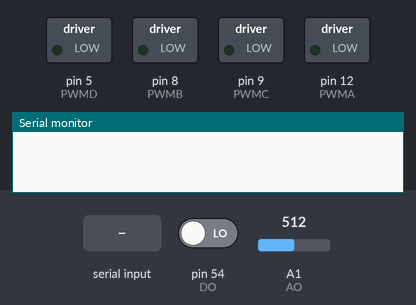
Simulated run of this sketch. Board: Arduino Mega 2560, built with avr-gcc and run on an emulated ATmega2560. On the bench: switched loads named in the sketch (green lamp = pin HIGH), the last lines printed to the serial monitor. Dashed ring = blinking. The inputs (shaded band) are chosen by the test bench; at power-on: pin 54 (DO) LOW, A1 (AO) = 512.

Above: at 2.2 s.
2.3 s: "2\n" received over Serial
At 2.55 s:
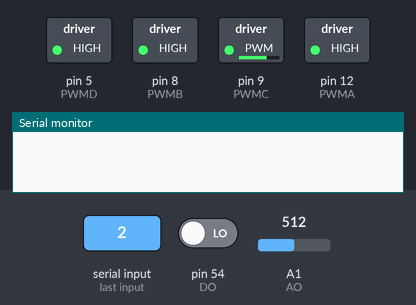
6.8 s: "1\n" received over Serial
At 7.04 s:
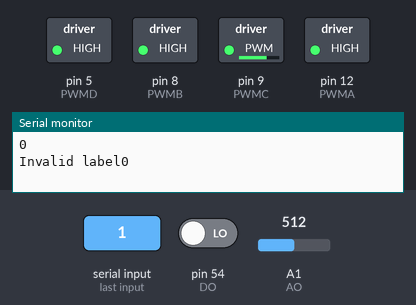
Timing chart, 0 to 9.8 s (numbered marks = the images above; inputs shaded):
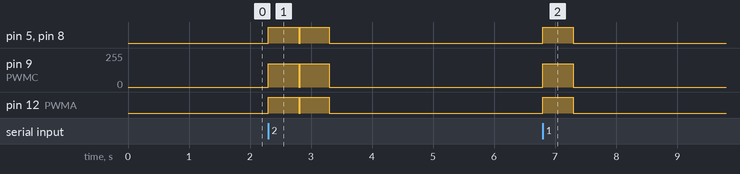

Measured:
- after the input at 2.3 s, pin 5 (PWMD), pin 8 (PWMB), pin 12 (PWMA): alternates HIGH for 0.49 s and LOW for 0.02 s, 4 changes in all, then stays LOW, starting at once; pin 9 (PWMC): 0/255 → 176/255 at once, → 0/255 1.0 s later
- after the input at 6.8 s, pin 5 (PWMD), pin 8 (PWMB), pin 12 (PWMA): LOW → HIGH at once, → LOW 0.50 s later; pin 9 (PWMC): 0/255 → 176/255 at once, → 0/255 0.50 s later

The sketch:

final.ino
```cpp
#include <Servo.h>

// FaBoPWM faboPWM;
int pos = 0;
int MAX_VALUE = 2000;
int MIN_VALUE = 300;

float analogVoltage;
int isSmoke;

// Define motor pins

#define AO 55 //ADC[1]
#define DO 54 //D54

#define PWMA 12 // Motor A PWM
#define DIRA1 34
#define DIRA2 35 // Motor A Direction
#define PWMB 8   // Motor B PWM
#define DIRB1 37
#define DIRB2 36 // Motor B Direction
#define PWMC 9   // Motor C PWM --> from 6 to 9
#define DIRC1 43
#define DIRC2 42 // Motor C Direction
#define PWMD 5   // Motor D PWM
#define DIRD1 A4 // 26
#define DIRD2 A5 // 27  //Motor D Direction

#define BTSERIAL Serial2;

// Servo definition

#define MOTORA_FORWARD(pwm)    \
  do                           \
  {                            \
    digitalWrite(DIRA1, LOW);  \
    digitalWrite(DIRA2, HIGH); \
    analogWrite(PWMA, pwm);    \
  } while (0)
#define MOTORA_STOP(x)        \
  do                          \
  {                           \
    digitalWrite(DIRA1, LOW); \
    digitalWrite(DIRA2, LOW); \
    analogWrite(PWMA, 0);     \
  } while (0)
#define MOTORA_BACKOFF(pwm)    \
  do                           \
  {                            \
    digitalWrite(DIRA1, HIGH); \
    digitalWrite(DIRA2, LOW);  \
    analogWrite(PWMA, pwm);    \
  } while (0)

#define MOTORB_BACKOFF(pwm)    \
  do                           \
  {                            \
    digitalWrite(DIRB1, LOW);  \
    digitalWrite(DIRB2, HIGH); \
    analogWrite(PWMB, pwm);    \
  } while (0)
#define MOTORB_STOP(x)        \
  do                          \
  {                           \
    digitalWrite(DIRB1, LOW); \
    digitalWrite(DIRB2, LOW); \
    analogWrite(PWMB, 0);     \
  } while (0)
#define MOTORB_FORWARD(pwm)    \
  do                           \
  {                            \
    digitalWrite(DIRB1, HIGH); \
    digitalWrite(DIRB2, LOW);  \
    analogWrite(PWMB, pwm);    \
  } while (0)

#define MOTORC_FORWARD(pwm)    \
  do                           \
  {                            \
    digitalWrite(DIRC1, LOW);  \
    digitalWrite(DIRC2, HIGH); \
    analogWrite(PWMC, pwm);    \
  } while (0)
#define MOTORC_STOP(x)        \
  do                          \
  {                           \
    digitalWrite(DIRC1, LOW); \
    digitalWrite(DIRC2, LOW); \
    analogWrite(PWMC, 0);     \
  } while (0)
#define MOTORC_BACKOFF(pwm)    \
  do                           \
  {                            \
    digitalWrite(DIRC1, HIGH); \
    digitalWrite(DIRC2, LOW);  \
    analogWrite(PWMC, pwm);    \
  } while (0)

#define MOTORD_BACKOFF(pwm)    \
  do                           \
  {                            \
    digitalWrite(DIRD1, LOW);  \
    digitalWrite(DIRD2, HIGH); \
    analogWrite(PWMD, pwm);    \
  } while (0)
#define MOTORD_STOP(x)        \
  do                          \
  {                           \
    digitalWrite(DIRD1, LOW); \
    digitalWrite(DIRD2, LOW); \
    analogWrite(PWMD, 0);     \
  } while (0)
#define MOTORD_FORWARD(pwm)    \
  do                           \
  {                            \
    digitalWrite(DIRD1, HIGH); \
    digitalWrite(DIRD2, LOW);  \
    analogWrite(PWMD, pwm);    \
  } while (0)

#define SERIAL Serial

// PWM Definition
#define MAX_PWM 2000
#define MIN_PWM 300

int upperLimit = 100;
int fineThreshold = 100;

int Motor_PWM = 1900;
int A_PWM = 1200; // left front
int B_PWM = 1200; // right front
int C_PWM = 1200; // left back
int D_PWM = 1200; // right back

// Rotation needs different duty cycles
// TODO test optimal duty cycles for rotation
int A_rotate_PWM = 1200; // left front
int B_rotate_PWM = 1200; // right front
int C_rotate_PWM = 1200; // left back
int D_rotate_PWM = 1200; // right back

unsigned long time;
void BACK()
{
  MOTORA_BACKOFF(A_PWM);
  MOTORB_BACKOFF(B_PWM);
  MOTORC_BACKOFF(C_PWM);
  MOTORD_BACKOFF(D_PWM);
}

void ADVANCE()
{
  MOTORA_FORWARD(A_PWM);
  MOTORB_FORWARD(B_PWM);
  MOTORC_FORWARD(C_PWM);
  MOTORD_FORWARD(D_PWM);
}

void LEFT()
{
  MOTORA_BACKOFF(A_PWM);
  MOTORB_FORWARD(1230);
  MOTORC_FORWARD(C_PWM);
  MOTORD_BACKOFF(D_PWM);
}

void RIGHT()
{
  MOTORA_FORWARD(A_PWM);
  MOTORB_BACKOFF(B_PWM);
  MOTORC_BACKOFF(C_PWM);
  MOTORD_FORWARD(D_PWM);
}

//    ↓A-----B↑
//     | ↙ ↖ |
//     | ↘ ↗ |
//    ↓C-----D↑
void rotate_left()
{
  MOTORA_BACKOFF(A_rotate_PWM);
  MOTORB_FORWARD(B_rotate_PWM);
  MOTORC_BACKOFF(C_rotate_PWM);
  MOTORD_FORWARD(D_rotate_PWM);
}

//    ↑A-----B↓
//     | ↗ ↘ |
//     | ↖ ↙ |
//    ↑C-----D↓
void rotate_right()
{
  MOTORA_FORWARD(A_rotate_PWM);
  MOTORB_BACKOFF(B_rotate_PWM);
  MOTORC_FORWARD(C_rotate_PWM);
  MOTORD_BACKOFF(D_rotate_PWM);
}

void STOP()
{
  MOTORA_STOP(A_PWM);
  MOTORB_STOP(B_PWM);
  MOTORC_STOP(C_PWM);
  MOTORD_STOP(D_PWM);
}

void setup() {
  Serial.begin(115200);
  Serial3.begin(9600);
  pinMode(AO, INPUT);
  pinMode(DO, INPUT);
  Serial.begin(115200);
  analogVoltage = analogRead(AO);
  isSmoke = digitalRead(DO);
  delay(1000);
  Serial2.begin(9600);
}

void loop() {

    if (Serial.available() > 0) {
        int label = Serial.parseInt();  // Read the incoming label
        // Serial.print("Received label: ");
        // Serial.println(label);
        bluetoothPrint(label);
        if (label == 1) {// thumbs up
          time = millis();
          while (millis() - time < 500) {
            rotate_left();
            ADVANCE();
          }
          STOP();
          delay(20);
          while (millis() - time < 500) {
            rotate_right();
            BACK();
          }
          STOP();
          // Serial.println(1);
        }
        else if (label == 2) { // ok
          time = millis();
          while (millis() - time < 500){
            ADVANCE();
          }
          STOP();
          delay(20);
          while (millis() - time < 1000){
            rotate_left();
          }
          STOP();
          delay(20);
          while (millis() - time < 500){
            BACK();
          }
          STOP();
          delay(20);
          while (millis() - time < 1000){
            rotate_right();
          }
          STOP();
          // Serial.println(2);
        }
        else if (label == 3) {// gimme five
          time = millis();
          while (millis() - time < 1000) {
            LEFT();
          }
          STOP();
          delay(20);
          while (millis() - time < 1000) {
            RIGHT();
          }
          STOP();
          // Serial.println(3);
        }
        else if (label == 4) {// 666
          time = millis();
          while (millis() - time < 300){
            LEFT();
          }
          STOP();
          delay(20);
          while (millis() - time < 500){
            rotate_left();
          }
          STOP();
          delay(20);
          while (millis() - time < 300){
            RIGHT();
          }
          STOP();
          delay(20);
          while (millis() - time < 500){
            rotate_right();
          }
          STOP();
          // Serial.println(4);
        }
        else if (label == 5) { // fist - 出离愤怒！！
          // Serial.print(1);
        }
        else { //illegal signal
          Serial.write("Invalid label");
        }
        analogVoltage = analogRead(AO);
        isSmoke = digitalRead(DO);
        // Serial.println(analogVoltage);
        Serial.println(isSmoke);
        delay(1000);
        delay(20);
    }
}
void bluetoothPrint(int label){
  String labels[5] = {"thumb up", "ok", "five", "six", "fist"};
  Serial2.print("Label: ");
}
```
